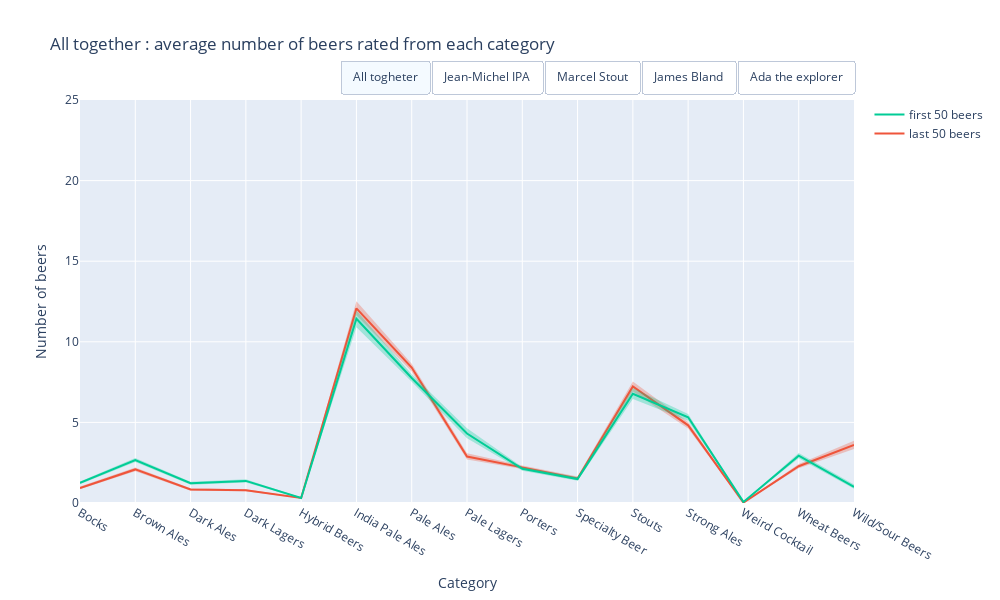

The notebook cell this image was saved under:
### Code cell
#le vrai - redoo avec CI
mean_user = df_pivot.copy()
# plotly setup 
fig = go.Figure()

# Add one ore more traces
x = mean_user.index

for i in mapping.keys():
    viz = False
    if i == "All":
        viz = True
    
    #last
    #mean
    fig.add_trace(go.Scatter(x=x, y=mean_user.iloc[:, 25 + mapping[i]].values,
                             name='last 50 beers', mode='lines', line_color='rgb(239,85,59)', 
                             visible=viz, showlegend=True))
    #CI low
    fig.add_trace(go.Scatter(x=x, y=mean_user.iloc[:, 15 + mapping[i]].values,
                             name='first, CI Low', fill=None, mode='lines', line_width = 0.00,
                             fillcolor='rgba(239,85,59,0.3)', visible=viz, showlegend=False))
    #CI high
    fig.add_trace(go.Scatter(x=x, y=mean_user.iloc[:, 20 + mapping[i]].values,
                             name='first, CI high', fill='tonexty', mode='lines', line_width = 0.00,
                             fillcolor='rgba(239,85,59,0.3)', visible=viz, showlegend=False))

    #first
    #mean
    fig.add_trace(go.Scatter(x=x, y=mean_user.iloc[:, 10 + mapping[i]].values,
                             name='first 50 beers', mode='lines', line_color = "rgb(0,204,150)",
                             visible=viz, showlegend=True))
    #CI low
    fig.add_trace(go.Scatter(x=x, y=mean_user.iloc[:, 0 + mapping[i]].values,
                             name='first, CI Low', fill=None, mode='lines', line_width = 0.00,
                             fillcolor='rgba(0,204,150,0.3)', visible=viz, showlegend=False))
    #CI high
    fig.add_trace(go.Scatter(x=x, y=mean_user.iloc[:, 5 + mapping[i]].values,
                             name='first, CI High', fill='tonexty', mode='lines', line_width = 0.00,
                             fillcolor='rgba(0,204,150,0.3)', visible=viz, showlegend=False))

#build 5 mask coresponding to each button
list_0 = [True]*6 + [False]*24
list_1 = [False]*6 + [True]*6 + [False]*18
list_2 = [False]*12 + [True]*6 + [False]*12
list_3 = [False]*18 + [True]*6 + [False]*6
list_4 = [False]*24 + [True]*6

fig.update_layout(
    yaxis_range=[0,25],
    width=1000,
    height=600,
    updatemenus=[
        dict(
            type="buttons",
            direction="right",
            active=0,
            x=1,
            y=1.1,
            buttons=list([
                dict(label="All togheter",
                     method="update",
                     args=[{"visible": list_0},
                           {'title':'All together : average number of beers rated from each category'}]),
                dict(label="Jean-Michel IPA",
                     method="update",
                     args=[{"visible": list_1},
                           {'title' : 'Team "Jean-Michel IPA" : average number of beers rated from each category'}]),
                dict(label="Marcel Stout",
                     method="update",
                     args=[{"visible": list_2},
                           {'title' : 'Team "Marcel Stout" : average number of beers rated from each category'}]),
                dict(label="James Bland",
                     method="update",
                     args=[{"visible": list_3},
                           {'title' : 'Team "James Bland" : average number of beers rated from each category'}]),
                dict(label="Ada the explorer",
                     method="update",
                     args=[{"visible": list_4},
                           {'title' : 'Team "Ada the explorer" : average number of beers rated from each category'}])

            ]),
        )
    ])

# Set title
fig.update_xaxes(title_text="Category")
fig.update_yaxes(title_text="Number of beers")

fig.update_layout({'title' : 'All together : average number of beers rated from each category'})

fig.show()
fig.write_html("all_first_vs_last.html")

### Figure 1 — Plotly figure (JSON) as saved in the notebook; plotly's stock layout.template omitted (floating-point values rounded to 4 significant figures)
{"data": [{"line": {"color": "rgb(239,85,59)"}, "mode": "lines", "name": "last 50 beers", "showlegend": true, "type": "scatter", "visible": true, "x": ["Bocks", "Brown Ales", "Dark Ales", "Dark Lagers", "Hybrid Beers", "India Pale Ales", "Pale Ales", "Pale Lagers", "Porters", "Specialty Beer", "Stouts", "Strong Ales", "Weird Cocktail", "Wheat Beers", "Wild/Sour Beers"], "y": [0.933, 2.082, 0.8371, 0.7907, 0.3124, 12.08, 8.402, 2.882, 2.21, 1.526, 7.224, 4.819, 0.02165, 2.282, 3.601]}, {"fillcolor": "rgba(239,85,59,0.3)", "line": {"width": 0}, "mode": "lines", "name": "first, CI Low", "showlegend": false, "type": "scatter", "visible": true, "x": ["Bocks", "Brown Ales", "Dark Ales", "Dark Lagers", "Hybrid Beers", "India Pale Ales", "Pale Ales", "Pale Lagers", "Porters", "Specialty Beer", "Stouts", "Strong Ales", "Weird Cocktail", "Wheat Beers", "Wild/Sour Beers"], "y": [0.8546, 1.977, 0.7629, 0.7237, 0.2784, 11.64, 8.163, 2.694, 2.104, 1.42, 6.92, 4.614, 0.0134, 2.162, 3.345]}, {"fill": "tonexty", "fillcolor": "rgba(239,85,59,0.3)", "line": {"width": 0}, "mode": "lines", "name": "first, CI high", "showlegend": false, "type": "scatter", "visible": true, "x": ["Bocks", "Brown Ales", "Dark Ales", "Dark Lagers", "Hybrid Beers", "India Pale Ales", "Pale Ales", "Pale Lagers", "Porters", "Specialty Beer", "Stouts", "Strong Ales", "Weird Cocktail", "Wheat Beers", "Wild/Sour Beers"], "y": [1.022, 2.198, 0.9155, 0.8603, 0.3485, 12.51, 8.643, 3.085, 2.32, 1.642, 7.537, 5.026, 0.03093, 2.413, 3.866]}, {"line": {"color": "rgb(0,204,150)"}, "mode": "lines", "name": "first 50 beers", "showlegend": true, "type": "scatter", "visible": true, "x": ["Bocks", "Brown Ales", "Dark Ales", "Dark Lagers", "Hybrid Beers", "India Pale Ales", "Pale Ales", "Pale Lagers", "Porters", "Specialty Beer", "Stouts", "Strong Ales", "Weird Cocktail", "Wheat Beers", "Wild/Sour Beers"], "y": [1.247, 2.662, 1.225, 1.371, 0.3072, 11.43, 7.753, 4.309, 2.119, 1.487, 6.773, 5.315, 0.06701, 2.936, 1.001]}, {"fillcolor": "rgba(0,204,150,0.3)", "line": {"width": 0}, "mode": "lines", "name": "first, CI Low", "showlegend": false, "type": "scatter", "visible": true, "x": ["Bocks", "Brown Ales", "Dark Ales", "Dark Lagers", "Hybrid Beers", "India Pale Ales", "Pale Ales", "Pale Lagers", "Porters", "Specialty Beer", "Stouts", "Strong Ales", "Weird Cocktail", "Wheat Beers", "Wild/Sour Beers"], "y": [1.159, 2.536, 1.136, 1.268, 0.2722, 10.91, 7.518, 4.019, 2.004, 1.377, 6.447, 5.106, 0.05155, 2.776, 0.8814]}, {"fill": "tonexty", "fillcolor": "rgba(0,204,150,0.3)", "line": {"width": 0}, "mode": "lines", "name": "first, CI High", "showlegend": false, "type": "scatter", "visible": true, "x": ["Bocks", "Brown Ales", "Dark Ales", "Dark Lagers", "Hybrid Beers", "India Pale Ales", "Pale Ales", "Pale Lagers", "Porters", "Specialty Beer", "Stouts", "Strong Ales", "Weird Cocktail", "Wheat Beers", "Wild/Sour Beers"], "y": [1.339, 2.795, 1.315, 1.471, 0.3433, 11.95, 7.99, 4.639, 2.238, 1.614, 7.128, 5.526, 0.08454, 3.108, 1.144]}, {"line": {"color": "rgb(239,85,59)"}, "mode": "lines", "name": "last 50 beers", "showlegend": true, "type": "scatter", "visible": false, "x": ["Bocks", "Brown Ales", "Dark Ales", "Dark Lagers", "Hybrid Beers", "India Pale Ales", "Pale Ales", "Pale Lagers", "Porters", "Specialty Beer", "Stouts", "Strong Ales", "Weird Cocktail", "Wheat Beers", "Wild/Sour Beers"], "y": [0.5314, 1.264, 0.4519, 0.4895, 0.2469, 16.16, 8.142, 2.201, 1.962, 1.201, 7.607, 3.703, 0.008368, 1.824, 4.205]}, {"fillcolor": "rgba(239,85,59,0.3)", "line": {"width": 0}, "mode": "lines", "name": "first, CI Low", "showlegend": false, "type": "scatter", "visible": false, "x": ["Bocks", "Brown Ales", "Dark Ales", "Dark Lagers", "Hybrid Beers", "India Pale Ales", "Pale Ales", "Pale Lagers", "Porters", "Specialty Beer", "Stouts", "Strong Ales", "Weird Cocktail", "Wheat Beers", "Wild/Sour Beers"], "y": [0.4184, 1.1, 0.3556, 0.3891, 0.1883, 15.24, 7.678, 1.915, 1.757, 1.033, 6.946, 3.36, 0, 1.628, 3.72]}, {"fill": "tonexty", "fillcolor": "rgba(239,85,59,0.3)", "line": {"width": 0}, "mode": "lines", "name": "first, CI high", "showlegend": false, "type": "scatter", "visible": false, "x": ["Bocks", "Brown Ales", "Dark Ales", "Dark Lagers", "Hybrid Beers", "India Pale Ales", "Pale Ales", "Pale Lagers", "Porters", "Specialty Beer", "Stouts", "Strong Ales", "Weird Cocktail", "Wheat Beers", "Wild/Sour Beers"], "y": [0.6653, 1.431, 0.5649, 0.59, 0.3138, 17.12, 8.644, 2.556, 2.176, 1.389, 8.343, 4.059, 0.02092, 2.059, 4.753]}, {"line": {"color": "rgb(0,204,150)"}, "mode": "lines", "name": "first 50 beers", "showlegend": true, "type": "scatter", "visible": false, "x": ["Bocks", "Brown Ales", "Dark Ales", "Dark Lagers", "Hybrid Beers", "India Pale Ales", "Pale Ales", "Pale Lagers", "Porters", "Specialty Beer", "Stouts", "Strong Ales", "Weird Cocktail", "Wheat Beers", "Wild/Sour Beers"], "y": [0.5983, 1.732, 0.6151, 0.5481, 0.2343, 22.83, 7.469, 2.013, 1.351, 1.222, 4.556, 4.075, 0.01255, 1.879, 0.8619]}, {"fillcolor": "rgba(0,204,150,0.3)", "line": {"width": 0}, "mode": "lines", "name": "first, CI Low", "showlegend": false, "type": "scatter", "visible": false, "x": ["Bocks", "Brown Ales", "Dark Ales", "Dark Lagers", "Hybrid Beers", "India Pale Ales", "Pale Ales", "Pale Lagers", "Porters", "Specialty Beer", "Stouts", "Strong Ales", "Weird Cocktail", "Wheat Beers", "Wild/Sour Beers"], "y": [0.4937, 1.548, 0.5063, 0.4393, 0.1715, 22.17, 7.046, 1.77, 1.192, 1.046, 4.142, 3.753, 0, 1.665, 0.6736]}, {"fill": "tonexty", "fillcolor": "rgba(0,204,150,0.3)", "line": {"width": 0}, "mode": "lines", "name": "first, CI High", "showlegend": false, "type": "scatter", "visible": false, "x": ["Bocks", "Brown Ales", "Dark Ales", "Dark Lagers", "Hybrid Beers", "India Pale Ales", "Pale Ales", "Pale Lagers", "Porters", "Specialty Beer", "Stouts", "Strong Ales", "Weird Cocktail", "Wheat Beers", "Wild/Sour Beers"], "y": [0.7197, 1.925, 0.7406, 0.6653, 0.3013, 23.55, 7.912, 2.289, 1.515, 1.435, 4.983, 4.406, 0.02929, 2.106, 1.138]}, {"line": {"color": "rgb(239,85,59)"}, "mode": "lines", "name": "last 50 beers", "showlegend": true, "type": "scatter", "visible": false, "x": ["Bocks", "Brown Ales", "Dark Ales", "Dark Lagers", "Hybrid Beers", "India Pale Ales", "Pale Ales", "Pale Lagers", "Porters", "Specialty Beer", "Stouts", "Strong Ales", "Weird Cocktail", "Wheat Beers", "Wild/Sour Beers"], "y": [0.551, 1.878, 0.602, 0.5459, 0.2449, 11.47, 7.041, 1.638, 2.577, 1.485, 10.19, 5.092, 0.005102, 1.878, 4.801]}, {"fillcolor": "rgba(239,85,59,0.3)", "line": {"width": 0}, "mode": "lines", "name": "first, CI Low", "showlegend": false, "type": "scatter", "visible": false, "x": ["Bocks", "Brown Ales", "Dark Ales", "Dark Lagers", "Hybrid Beers", "India Pale Ales", "Pale Ales", "Pale Lagers", "Porters", "Specialty Beer", "Stouts", "Strong Ales", "Weird Cocktail", "Wheat Beers", "Wild/Sour Beers"], "y": [0.4337, 1.648, 0.4796, 0.4286, 0.1786, 10.64, 6.587, 1.372, 2.327, 1.26, 9.49, 4.621, 0, 1.648, 4.199]}, {"fill": "tonexty", "fillcolor": "rgba(239,85,59,0.3)", "line": {"width": 0}, "mode": "lines", "name": "first, CI high", "showlegend": false, "type": "scatter", "visible": false, "x": ["Bocks", "Brown Ales", "Dark Ales", "Dark Lagers", "Hybrid Beers", "India Pale Ales", "Pale Ales", "Pale Lagers", "Porters", "Specialty Beer", "Stouts", "Strong Ales", "Weird Cocktail", "Wheat Beers", "Wild/Sour Beers"], "y": [0.6735, 2.122, 0.7347, 0.6866, 0.3163, 12.33, 7.51, 1.959, 2.852, 1.745, 10.97, 5.617, 0.01531, 2.117, 5.496]}, {"line": {"color": "rgb(0,204,150)"}, "mode": "lines", "name": "first 50 beers", "showlegend": true, "type": "scatter", "visible": false, "x": ["Bocks", "Brown Ales", "Dark Ales", "Dark Lagers", "Hybrid Beers", "India Pale Ales", "Pale Ales", "Pale Lagers", "Porters", "Specialty Beer", "Stouts", "Strong Ales", "Weird Cocktail", "Wheat Beers", "Wild/Sour Beers"], "y": [0.8163, 2.505, 0.9592, 0.6327, 0.2806, 9.872, 4.75, 1.296, 3.097, 1.342, 15.15, 6.168, 0.07653, 1.551, 1.505]}, {"fillcolor": "rgba(0,204,150,0.3)", "line": {"width": 0}, "mode": "lines", "name": "first, CI Low", "showlegend": false, "type": "scatter", "visible": false, "x": ["Bocks", "Brown Ales", "Dark Ales", "Dark Lagers", "Hybrid Beers", "India Pale Ales", "Pale Ales", "Pale Lagers", "Porters", "Specialty Beer", "Stouts", "Strong Ales", "Weird Cocktail", "Wheat Beers", "Wild/Sour Beers"], "y": [0.6735, 2.224, 0.7908, 0.5, 0.2092, 9.087, 4.392, 1.107, 2.801, 1.133, 14.51, 5.673, 0.04082, 1.332, 1.173]}, {"fill": "tonexty", "fillcolor": "rgba(0,204,150,0.3)", "line": {"width": 0}, "mode": "lines", "name": "first, CI High", "showlegend": false, "type": "scatter", "visible": false, "x": ["Bocks", "Brown Ales", "Dark Ales", "Dark Lagers", "Hybrid Beers", "India Pale Ales", "Pale Ales", "Pale Lagers", "Porters", "Specialty Beer", "Stouts", "Strong Ales", "Weird Cocktail", "Wheat Beers", "Wild/Sour Beers"], "y": [0.9694, 2.806, 1.143, 0.7806, 0.3571, 10.63, 5.102, 1.5, 3.429, 1.592, 15.88, 6.745, 0.1224, 1.837, 1.918]}, {"line": {"color": "rgb(239,85,59)"}, "mode": "lines", "name": "last 50 beers", "showlegend": true, "type": "scatter", "visible": false, "x": ["Bocks", "Brown Ales", "Dark Ales", "Dark Lagers", "Hybrid Beers", "India Pale Ales", "Pale Ales", "Pale Lagers", "Porters", "Specialty Beer", "Stouts", "Strong Ales", "Weird Cocktail", "Wheat Beers", "Wild/Sour Beers"], "y": [1.631, 2.617, 1.22, 1.27, 0.2979, 10.15, 9.511, 4.652, 2.163, 1.688, 5.298, 4.681, 0.02837, 2.894, 1.901]}, {"fillcolor": "rgba(239,85,59,0.3)", "line": {"width": 0}, "mode": "lines", "name": "first, CI Low", "showlegend": false, "type": "scatter", "visible": false, "x": ["Bocks", "Brown Ales", "Dark Ales", "Dark Lagers", "Hybrid Beers", "India Pale Ales", "Pale Ales", "Pale Lagers", "Porters", "Specialty Beer", "Stouts", "Strong Ales", "Weird Cocktail", "Wheat Beers", "Wild/Sour Beers"], "y": [1.348, 2.333, 1, 1.064, 0.2128, 9.113, 8.936, 4.085, 1.887, 1.39, 4.738, 4.193, 0.007092, 2.532, 1.504]}, {"fill": "tonexty", "fillcolor": "rgba(239,85,59,0.3)", "line": {"width": 0}, "mode": "lines", "name": "first, CI high", "showlegend": false, "type": "scatter", "visible": false, "x": ["Bocks", "Brown Ales", "Dark Ales", "Dark Lagers", "Hybrid Beers", "India Pale Ales", "Pale Ales", "Pale Lagers", "Porters", "Specialty Beer", "Stouts", "Strong Ales", "Weird Cocktail", "Wheat Beers", "Wild/Sour Beers"], "y": [2.007, 2.915, 1.482, 1.504, 0.3972, 11.37, 10.15, 5.298, 2.468, 2.128, 5.972, 5.199, 0.05674, 3.291, 2.504]}, {"line": {"color": "rgb(0,204,150)"}, "mode": "lines", "name": "first 50 beers", "showlegend": true, "type": "scatter", "visible": false, "x": ["Bocks", "Brown Ales", "Dark Ales", "Dark Lagers", "Hybrid Beers", "India Pale Ales", "Pale Ales", "Pale Lagers", "Porters", "Specialty Beer", "Stouts", "Strong Ales", "Weird Cocktail", "Wheat Beers", "Wild/Sour Beers"], "y": [1.794, 2.723, 1.426, 3.348, 0.383, 3.298, 7.78, 13.62, 1.56, 1.418, 3.511, 3.95, 0.156, 4.745, 0.2837]}, {"fillcolor": "rgba(0,204,150,0.3)", "line": {"width": 0}, "mode": "lines", "name": "first, CI Low", "showlegend": false, "type": "scatter", "visible": false, "x": ["Bocks", "Brown Ales", "Dark Ales", "Dark Lagers", "Hybrid Beers", "India Pale Ales", "Pale Ales", "Pale Lagers", "Porters", "Specialty Beer", "Stouts", "Strong Ales", "Weird Cocktail", "Wheat Beers", "Wild/Sour Beers"], "y": [1.532, 2.397, 1.199, 3.035, 0.2837, 2.865, 7.199, 12.75, 1.326, 1.163, 3.106, 3.574, 0.09929, 4.277, 0.1915]}, {"fill": "tonexty", "fillcolor": "rgba(0,204,150,0.3)", "line": {"width": 0}, "mode": "lines", "name": "first, CI High", "showlegend": false, "type": "scatter", "visible": false, "x": ["Bocks", "Brown Ales", "Dark Ales", "Dark Lagers", "Hybrid Beers", "India Pale Ales", "Pale Ales", "Pale Lagers", "Porters", "Specialty Beer", "Stouts", "Strong Ales", "Weird Cocktail", "Wheat Beers", "Wild/Sour Beers"], "y": [2.092, 3.078, 1.681, 3.66, 0.4965, 3.823, 8.355, 14.63, 1.83, 1.723, 3.979, 4.348, 0.2128, 5.234, 0.3901]}, {"line": {"color": "rgb(239,85,59)"}, "mode": "lines", "name": "last 50 beers", "showlegend": true, "type": "scatter", "visible": false, "x": ["Bocks", "Brown Ales", "Dark Ales", "Dark Lagers", "Hybrid Beers", "India Pale Ales", "Pale Ales", "Pale Lagers", "Porters", "Specialty Beer", "Stouts", "Strong Ales", "Weird Cocktail", "Wheat Beers", "Wild/Sour Beers"], "y": [1.117, 2.49, 1.051, 0.9239, 0.3909, 10.59, 8.84, 3.282, 2.195, 1.685, 6.206, 5.409, 0.03553, 2.543, 3.246]}, {"fillcolor": "rgba(239,85,59,0.3)", "line": {"width": 0}, "mode": "lines", "name": "first, CI Low", "showlegend": false, "type": "scatter", "visible": false, "x": ["Bocks", "Brown Ales", "Dark Ales", "Dark Lagers", "Hybrid Beers", "India Pale Ales", "Pale Ales", "Pale Lagers", "Porters", "Specialty Beer", "Stouts", "Strong Ales", "Weird Cocktail", "Wheat Beers", "Wild/Sour Beers"], "y": [0.9924, 2.315, 0.9289, 0.8147, 0.3299, 9.997, 8.457, 3.005, 2.038, 1.513, 5.825, 5.091, 0.01777, 2.355, 2.873]}, {"fill": "tonexty", "fillcolor": "rgba(239,85,59,0.3)", "line": {"width": 0}, "mode": "lines", "name": "first, CI high", "showlegend": false, "type": "scatter", "visible": false, "x": ["Bocks", "Brown Ales", "Dark Ales", "Dark Lagers", "Hybrid Beers", "India Pale Ales", "Pale Ales", "Pale Lagers", "Porters", "Specialty Beer", "Stouts", "Strong Ales", "Weird Cocktail", "Wheat Beers", "Wild/Sour Beers"], "y": [1.251, 2.66, 1.19, 1.036, 0.4543, 11.19, 9.236, 3.596, 2.36, 1.876, 6.609, 5.745, 0.0533, 2.759, 3.673]}, {"line": {"color": "rgb(0,204,150)"}, "mode": "lines", "name": "first 50 beers", "showlegend": true, "type": "scatter", "visible": false, "x": ["Bocks", "Brown Ales", "Dark Ales", "Dark Lagers", "Hybrid Beers", "India Pale Ales", "Pale Ales", "Pale Lagers", "Porters", "Specialty Beer", "Stouts", "Strong Ales", "Weird Cocktail", "Wheat Beers", "Wild/Sour Beers"], "y": [1.66, 3.282, 1.655, 1.53, 0.3376, 8.193, 9.409, 3.868, 2.297, 1.744, 5.119, 6.132, 0.06345, 3.619, 1.091]}, {"fillcolor": "rgba(0,204,150,0.3)", "line": {"width": 0}, "mode": "lines", "name": "first, CI Low", "showlegend": false, "type": "scatter", "visible": false, "x": ["Bocks", "Brown Ales", "Dark Ales", "Dark Lagers", "Hybrid Beers", "India Pale Ales", "Pale Ales", "Pale Lagers", "Porters", "Specialty Beer", "Stouts", "Strong Ales", "Weird Cocktail", "Wheat Beers", "Wild/Sour Beers"], "y": [1.513, 3.081, 1.51, 1.393, 0.2817, 7.774, 9.058, 3.617, 2.122, 1.558, 4.858, 5.794, 0.04061, 3.365, 0.9061]}, {"fill": "tonexty", "fillcolor": "rgba(0,204,150,0.3)", "line": {"width": 0}, "mode": "lines", "name": "first, CI High", "showlegend": false, "type": "scatter", "visible": false, "x": ["Bocks", "Brown Ales", "Dark Ales", "Dark Lagers", "Hybrid Beers", "India Pale Ales", "Pale Ales", "Pale Lagers", "Porters", "Specialty Beer", "Stouts", "Strong Ales", "Weird Cocktail", "Wheat Beers", "Wild/Sour Beers"], "y": [1.822, 3.492, 1.812, 1.678, 0.3959, 8.595, 9.761, 4.129, 2.48, 1.983, 5.373, 6.48, 0.08883, 3.896, 1.34]}], "layout": {"height": 600, "title": {"text": "All together : average number of beers rated from each category"}, "updatemenus": [{"active": 0, "buttons": [{"args": [{"visible": [true, true, true, true, true, true, false, false, false, false, false, false, false, false, false, false, false, false, false, false, false, false, false, false, false, false, false, false, false, false]}, {"title": "All together : average number of beers rated from each category"}], "label": "All togheter", "method": "update"}, {"args": [{"visible": [false, false, false, false, false, false, true, true, true, true, true, true, false, false, false, false, false, false, false, false, false, false, false, false, false, false, false, false, false, false]}, {"title": "Team \"Jean-Michel IPA\" : average number of beers rated from each category"}], "label": "Jean-Michel IPA", "method": "update"}, {"args": [{"visible": [false, false, false, false, false, false, false, false, false, false, false, false, true, true, true, true, true, true, false, false, false, false, false, false, false, false, false, false, false, false]}, {"title": "Team \"Marcel Stout\" : average number of beers rated from each category"}], "label": "Marcel Stout", "method": "update"}, {"args": [{"visible": [false, false, false, false, false, false, false, false, false, false, false, false, false, false, false, false, false, false, true, true, true, true, true, true, false, false, false, false, false, false]}, {"title": "Team \"James Bland\" : average number of beers rated from each category"}], "label": "James Bland", "method": "update"}, {"args": [{"visible": [false, false, false, false, false, false, false, false, false, false, false, false, false, false, false, false, false, false, false, false, false, false, false, false, true, true, true, true, true, true]}, {"title": "Team \"Ada the explorer\" : average number of beers rated from each category"}], "label": "Ada the explorer", "method": "update"}], "direction": "right", "type": "buttons", "x": 1, "y": 1.1}], "width": 1000, "xaxis": {"title": {"text": "Category"}}, "yaxis": {"range": [0, 25], "title": {"text": "Number of beers"}}}}
